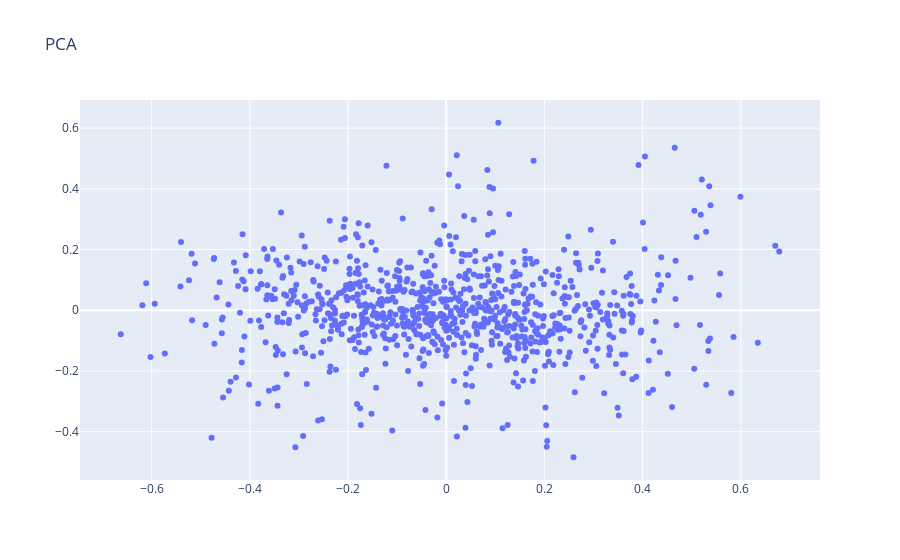

Notebook cell for this chart:
### Code cell
pca = PCA(n_components=2)

result = pca.fit_transform(matrix)
result = pd.DataFrame(result)
result.columns = ['X', 'Y']
result['Palabra'] = matrix.index.values


trace = go.Scatter(x=result['X'].values,
                   y=result['Y'].values,
                   text=result['Palabra'].values,
                   mode='markers',
                   name="vocabulario") 

layout = go.Layout(title="PCA")

fig = go.Figure(data=[trace], layout=layout)
iplot(fig)

### Figure 1 — Plotly figure (JSON) as saved in the notebook; plotly's stock layout.template omitted (floating-point values rounded to 4 significant figures; data arrays with more than 128 entries replaced by an {"elided": "..."} marker saying what was removed)
{"data": [{"mode": "markers", "name": "vocabulario", "text": {"elided": "887 str values"}, "type": "scatter", "x": {"elided": "887 float values"}, "y": {"elided": "887 float values"}}], "layout": {"title": {"text": "PCA"}}}
